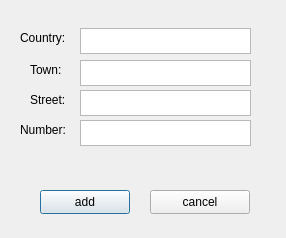
<?xml version="1.0" encoding="UTF-8"?>
<ui version="4.0">
 <class>AdressWindow</class>
 <widget class="QDialog" name="AdressWindow">
  <property name="geometry">
   <rect>
    <x>0</x>
    <y>0</y>
    <width>286</width>
    <height>238</height>
   </rect>
  </property>
  <property name="windowTitle">
   <string>Dialog</string>
  </property>
  <widget class="QLabel" name="label_Country">
   <property name="geometry">
    <rect>
     <x>20</x>
     <y>30</y>
     <width>50</width>
     <height>16</height>
    </rect>
   </property>
   <property name="text">
    <string>Country:</string>
   </property>
  </widget>
  <widget class="QLabel" name="label_Town">
   <property name="geometry">
    <rect>
     <x>30</x>
     <y>60</y>
     <width>40</width>
     <height>20</height>
    </rect>
   </property>
   <property name="text">
    <string>Town:</string>
   </property>
  </widget>
  <widget class="QLabel" name="label_Street">
   <property name="geometry">
    <rect>
     <x>30</x>
     <y>90</y>
     <width>40</width>
     <height>20</height>
    </rect>
   </property>
   <property name="text">
    <string>Street:</string>
   </property>
  </widget>
  <widget class="QLabel" name="label_Number">
   <property name="geometry">
    <rect>
     <x>20</x>
     <y>120</y>
     <width>61</width>
     <height>20</height>
    </rect>
   </property>
   <property name="text">
    <string>Number:</string>
   </property>
  </widget>
  <widget class="QTextEdit" name="textEdit_Country">
   <property name="geometry">
    <rect>
     <x>80</x>
     <y>28</y>
     <width>171</width>
     <height>26</height>
    </rect>
   </property>
  </widget>
  <widget class="QTextEdit" name="textEdit_Town">
   <property name="geometry">
    <rect>
     <x>80</x>
     <y>60</y>
     <width>171</width>
     <height>26</height>
    </rect>
   </property>
  </widget>
  <widget class="QTextEdit" name="textEdit_Street">
   <property name="geometry">
    <rect>
     <x>80</x>
     <y>90</y>
     <width>171</width>
     <height>26</height>
    </rect>
   </property>
  </widget>
  <widget class="QTextEdit" name="textEdit_Number">
   <property name="geometry">
    <rect>
     <x>80</x>
     <y>120</y>
     <width>171</width>
     <height>26</height>
    </rect>
   </property>
  </widget>
  <widget class="QPushButton" name="pushButton">
   <property name="geometry">
    <rect>
     <x>40</x>
     <y>190</y>
     <width>90</width>
     <height>24</height>
    </rect>
   </property>
   <property name="text">
    <string>add</string>
   </property>
  </widget>
  <widget class="QPushButton" name="pushButton_2">
   <property name="geometry">
    <rect>
     <x>150</x>
     <y>190</y>
     <width>100</width>
     <height>24</height>
    </rect>
   </property>
   <property name="text">
    <string>cancel</string>
   </property>
  </widget>
 </widget>
 <resources/>
 <connections/>
</ui>
